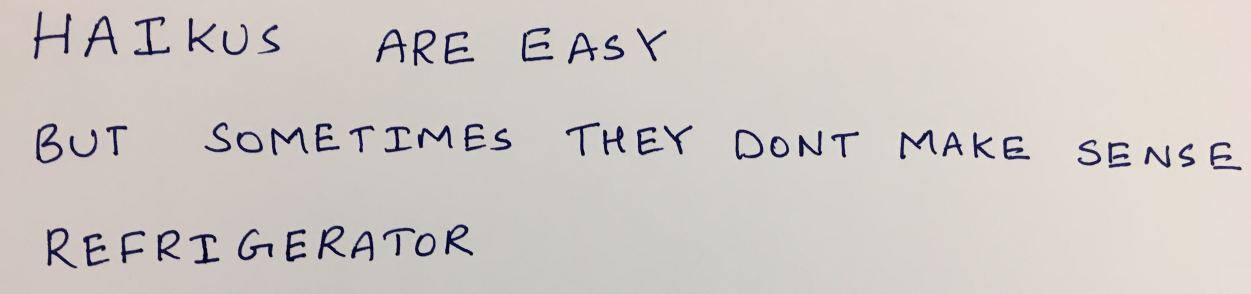
#> input picture CNN,PCA, Fine tuning,Encoders/images/03_haiku.jpg, 3753 x 880 px, found by its file name (shown at 1/3 size)
$ jupyter execute --allow-errors tt.ipynb   (older library calls are emulated)
#> lines starting #> are read from the running program, lines starting #| are printed output that depends on the picture; after the words box and inside, x2 and y2 are one past the last pixel; in counts of white or black regions, pixels touching at a corner belong together
#> further down, image is the input picture: shape (880, 3753, 3); mean R, G, B 206.8, 201.1, 196.8
[cell 1]
import numpy as np

import skimage
import skimage.measure
import skimage.color
import skimage.restoration
import skimage.filters
import skimage.morphology
import skimage.segmentation
import matplotlib.pyplot as plt
import matplotlib.patches as patchess

import numpy as np


import numpy as np

# use for a "no activation" layer
def linear(x):
    return x

def linear_deriv(post_act):
    return np.ones_like(post_act)

def tanh(x):
    return np.tanh(x)

def tanh_deriv(post_act):
    return 1-post_act**2

def relu(x):
    return np.maximum(x,0)

def relu_deriv(x):
    return (x > 0).astype(np.float)
# do not include any more libraries here!
# do not put any code outside of functions!

############################## Q 2.1 ##############################
# initialize b to 0 vector
# b should be a 1D array, not a 2D array with a singleton dimension
# we will do XW + b.
# X be [Examples, Dimensions]
# [98 lines left out: functions initialize_weights, sigmoid, forward, softmax, compute_loss_and_acc, not called in this run]

############################## Q 2.3 ##############################
# we give this to you
# because you proved it
# it's a function of post_act
def sigmoid_deriv(post_act):
    res = post_act*(1.0-post_act)
    return res

# [55 lines left out: functions backwards, get_random_batches, not called in this run]

[cell 2]
def findLetters(image):
    bboxes = []
    bw = None

    # processing needs gray, opening etc.
    gray = skimage.color.rgb2gray(image)
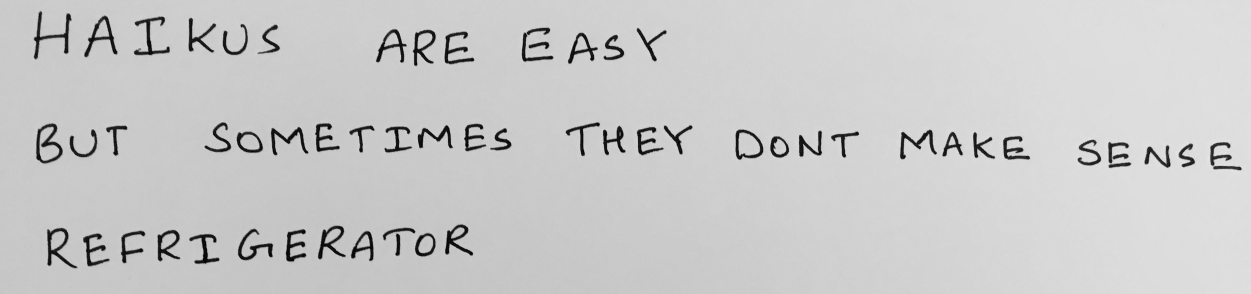
#> gray: shape (880, 3753) float64 (shown at 1/3 size); min 0.00254, max 0.959, mean 0.792


    #noise reduction
    blurred = skimage.filters.gaussian(gray, sigma=1.0)
    #plt.imshow(blurred)

    #getting thresold value based on OTSU?
    threshold = skimage.filters.threshold_otsu(blurred)
#> threshold = 0.499

    #around 0.46?
    #get value after thresolding
    binary = gray <= threshold
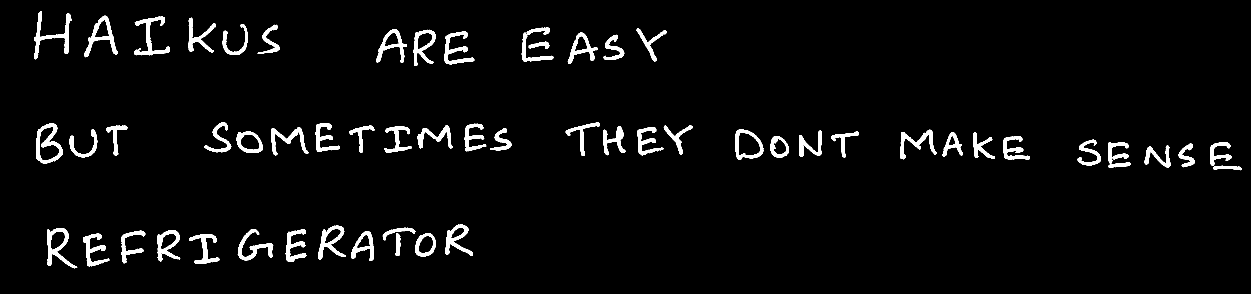
#> binary: shape (880, 3753) bool (shown at 1/3 size); 3.6% white; 60 white regions, largest, box (x1, y1, x2, y2) and area: (102, 34, 215, 178) 3503, (109, 370, 188, 491) 3452, (402, 50, 510, 166) 3216


    #erosion followed by dilation
    opening = skimage.morphology.binary_opening(binary)
#> opening: shape (880, 3753) bool; 3.6% white; 60 white regions


    #getting area based on connectivity with neigbouring pixels ? probably means that if the pixel
    #vlaues are same , it joins em ? since binary is only grayscale values, it's easier for grping?

    labels = skimage.measure.label(opening)
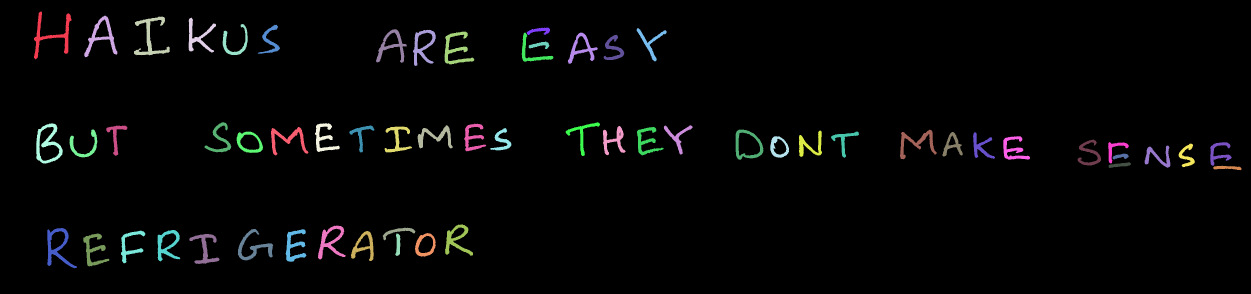
#> labels: shape (880, 3753) int32 (shown at 1/3 size); 61 distinct labels, from 0 to 60; one colour per label, 0 black
    regions = skimage.measure.regionprops(labels)
#> regions = 60 regions; largest, box (x1, y1, x2, y2) and area: (102, 34, 215, 178) 3490, (109, 370, 188, 491) 3424, (402, 50, 510, 166) 3203, (142, 684, 231, 805) 3177, (253, 47, 352, 172) 3073

    Region = 0
    for i in regions :
        Region = Region + i.area
#> this loop made 60 passes
#> Region on passes 1 to 12: 3490, 6563, 9766, 12185, 13952, 15502, 16280, 17996, 20606, 23242, 26123, 27792
#> after the loop, Region = 119755
    MeanRegion = Region/len(regions)
#> MeanRegion = 1995.9


    for i in regions :
        if i.area > MeanRegion/2.5:

            bboxes.append(i.bbox)
            x1,y1,x2,y2=i.bbox
#> this loop made 60 passes
#> (x1, y1, x2, y2) on passes 1, 2, 3, 4, 5, 6, 8, 9, 10, 11, 12, 13: (34, 102, 178, 215), (47, 253, 172, 352), (50, 402, 166, 510), (53, 566, 158, 648), (72, 668, 165, 743), (74, 773, 161, 840), (84, 1910, 184, 2000), (88, 1128, 188, 1220), (89, 1239, 198, 1307), (95, 1333, 193, 1423), (98, 1565, 185, 1660), (98, 1703, 191, 1793)
#> after the loop, bboxes = 54 items, first 6: (34, 102, 178, 215), (47, 253, 172, 352), (50, 402, 166, 510), (53, 566, 158, 648), (72, 668, 165, 743), (74, 773, 161, 840)

            # [6 lines of commented-out code are left out]
    plt.show()


    bw  = 1 - gray
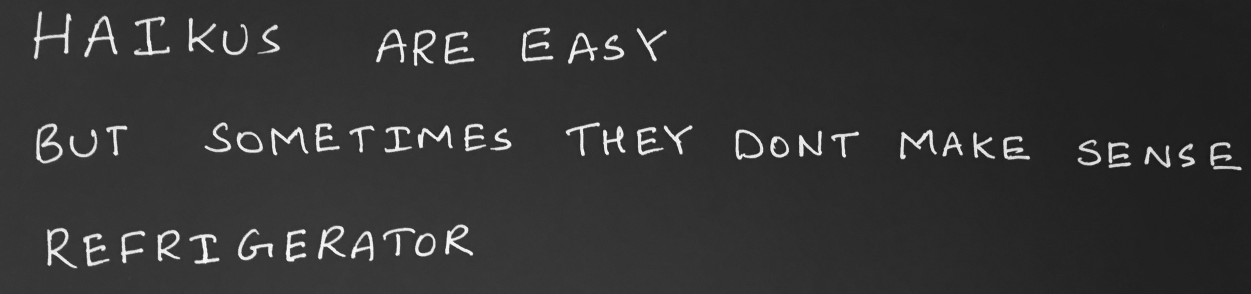
#> bw: shape (880, 3753) float64 (shown at 1/3 size); min 0.0412, max 0.997, mean 0.208

    # insert processing in here
    # one idea estimate noise -> denoise -> greyscale -> threshold -> morphology -> label -> skip small boxes
    # this can be 10 to 15 lines of code using skimage functions

    ##########################
    ##### your code here #####
    ##########################

    return bboxes, bw

[cell 3]
import os
import numpy as np
import matplotlib.pyplot as plt
import matplotlib.patches

import skimage
import skimage.measure
import skimage.color
import skimage.restoration
import skimage.io
import skimage.filters
import skimage.morphology
import skimage.segmentation
# do not include any more libraries here!
# no opencv, no sklearn, etc!
import warnings
warnings.simplefilter(action='ignore', category=FutureWarning)
warnings.simplefilter(action='ignore', category=UserWarning)


bbox_padding_x = 15
bbox_padding_y = 18

#> (the rest of this cell did not finish here and is left out)

[cell 4]
image = skimage.io.imread("D:/CMU - Semester 1/16720- Computer Vision/hw5/images/03_haiku.jpg")
findLetters(image)
